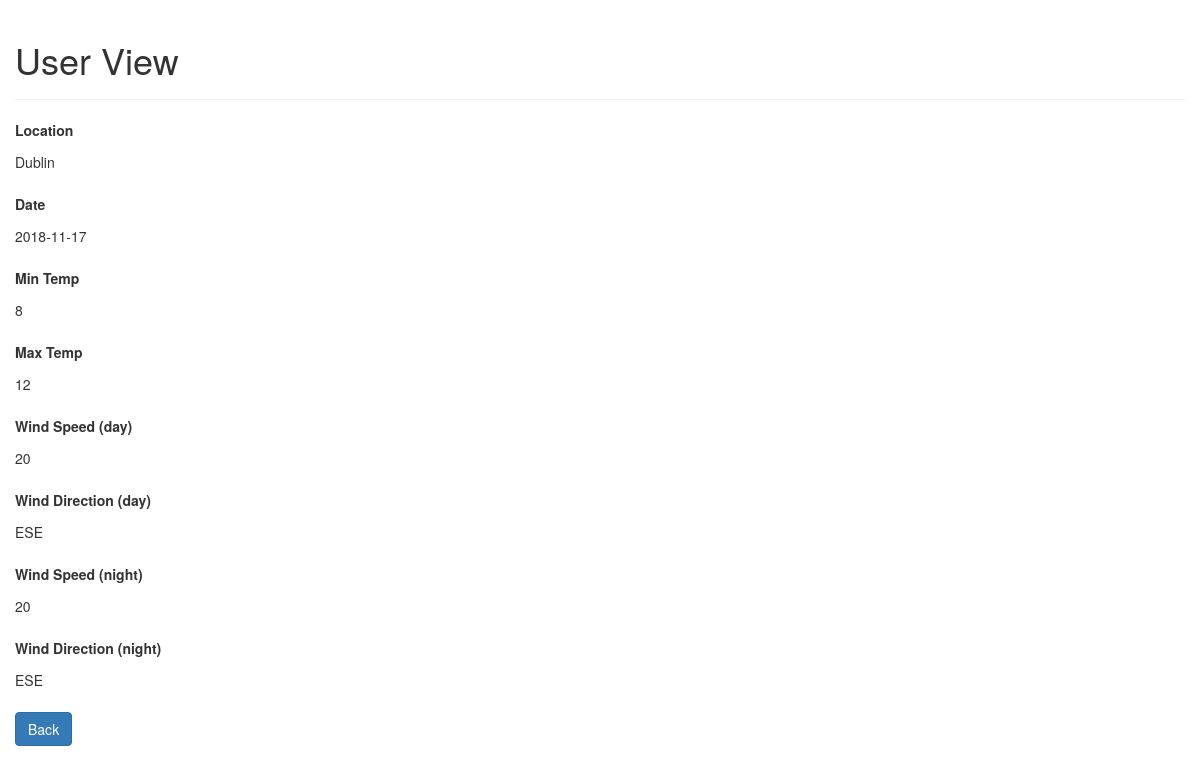
/crud-api/read.php?id=3979, run on the app's committed database.
### tables this page shows
CREATE TABLE `forecast` (
  `id` int(100) NOT NULL,
  `location` varchar(250) NOT NULL,
  `day_num` varchar(50) NOT NULL,
  `date` date NOT NULL,
  `min_temp` varchar(50) NOT NULL,
  `max_temp` varchar(50) NOT NULL,
  `weather` varchar(100) NOT NULL,
  `weather_night` varchar(100) NOT NULL,
  `weather_text` varchar(250) NOT NULL,
  `weather_textN` varchar(250) NOT NULL,
  `wind_speed` varchar(100) NOT NULL,
  `wind_dir` varchar(100) NOT NULL,
  `wind_speed_night` varchar(100) NOT NULL,
  `wind_dir_night` varchar(100) NOT NULL
);

### crud-api/read.php (the view, shortened to what this page needs)
<!DOCTYPE html>
<html lang="en">
<head>
    <link rel="stylesheet" href="https://maxcdn.bootstrapcdn.com/bootstrap/3.3.7/css/bootstrap.css">
</head>
<body>
  <?php
    if (isset($_GET["id"]) && !empty(trim($_GET["id"]))) {
        require_once "config.php";
        $id = trim($_GET["id"]);
        $query = mysqli_query($conn, "SELECT * FROM forecast WHERE ID = '$id'");
        if ($user = mysqli_fetch_assoc($query)) {
            $location   = $user["location"];
            $date    = $user["date"];
            $min_temp       = $user["min_temp"];
            $max_temp = $user["max_temp"];
            $wind_speed     = $user["wind_speed"];
            $wind_dir       = $user["wind_dir"];
            $wind_speed_night = $user["wind_speed_night"];
            $wind_dir_night     = $user["wind_dir_night"];
        } else {
            header("location: read.php");
            exit();
        }
    } else {
        header("location: read.php");
        exit();
    }
  ?>
    <div class="wrapper">
        <div class="container-fluid">
            <div class="row">
                <div class="col-md-12">
                    <div class="page-header">
                        <h1> User View</h1>
                    </div>
                    <div class="form-group">
                        <label>Location</label>
                        <p class="form-control-static"><?php echo $location ?></p>
                    </div>
                    <div class="form-group">
                        <label>Date</label>
                        <p class="form-control-static"><?php echo $date ?></p>
                    </div>
                    <div class="form-group">
                        <label>Min Temp</label>
                        <p class="form-control-static"><?php echo $min_temp ?></p>
                    </div>
                    <div class="form-group">
                        <label>Max Temp</label>
                        <p class="form-control-static"><?php echo $max_temp ?></p>
                    </div>
                    <div class="form-group">
                        <label>Wind Speed (day)</label>
                        <p class="form-control-static"><?php echo $wind_speed ?></p>
                    </div>
                    <div class="form-group">
                        <label>Wind Direction (day)</label>
                        <p class="form-control-static"><?php echo $wind_dir ?></p>
                    </div>
                    <div class="form-group">
                        <label>Wind Speed (night)</label>
                        <p class="form-control-static"><?php echo $wind_speed_night ?></p>
                    </div>
                    <div class="form-group">
                        <label>Wind Direction (night)</label>
                        <p class="form-control-static"><?php echo $wind_dir_night ?></p>
                    </div>
                    <p><a href="index.php" class="btn btn-primary">Back</a></p>
                </div>
            </div>
        </div>
    </div>
</body>
</html>

### crud-api/read.php (style rules this page uses)
.wrapper { width: 1200px; margin: 0 auto; }

### data on the page
forecast: location "Dublin", date "2018-11-17", min_temp "8", max_temp "12", wind_speed "20", wind_dir "ESE", wind_speed_night "20", wind_dir_night "ESE"
